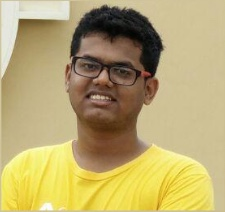
#> input picture pic.jpeg, 225 x 212 px, found by its file name
$ python subplot_graphs.py
#> lines starting #> are read from the running program, lines starting #| are printed output that depends on the picture
import cv2
from matplotlib import pyplot as plt

path = '/Users/RohanSaxena/Documents/projects/cv'
image = cv2.cvtColor(cv2.imread(path + '/pic.jpeg'), cv2.COLOR_BGR2RGB)

row1 = image[50, :, 0]
#> row1 = 225 values, max 234 at index 2, min 11 at index 144, mean 160.6
row2 = image[60, :, 0]
#> row2 = 225 values, max 233 at index 2, min 14 at index 152, mean 154.4

plt.subplot(2, 1, 1)
plt.plot(row1)
plt.title('Row 50')

plt.subplot(2, 1, 2)
plt.plot(row2)
plt.title('Row 60')

plt.tight_layout()
plt.show()
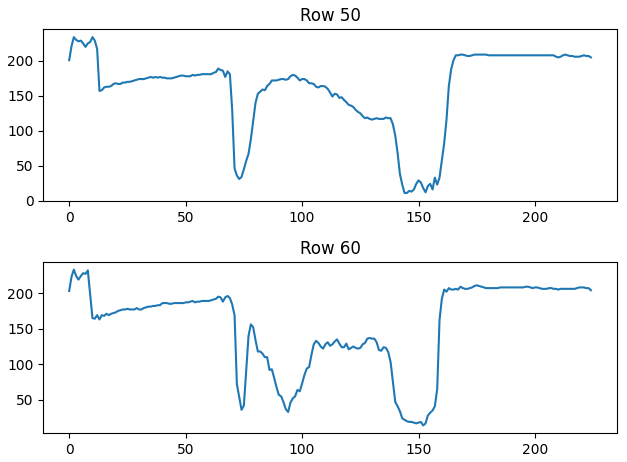
#> figure drawn by matplotlib, 2 panels; panel 1: curve peaks at x = 2, y = 234; panel 2: curve peaks at x = 2, y = 233

$ run again, with car1.png saved as pic.jpeg
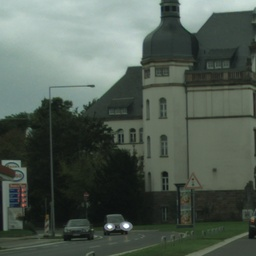
#> input picture car1.png, 256 x 256 px, found by its file name
#> row1 = 256 values, max 194 at index 135, min 21 at index 197, mean 110.1
#> row2 = 256 values, max 182 at index 132, min 22 at index 231, mean 110.2
#> `plt.show()`:
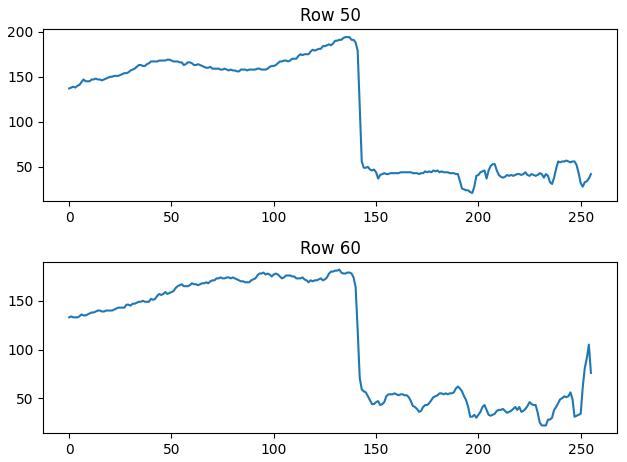
#> figure drawn by matplotlib, 2 panels; panel 1: curve peaks at x = 135, y = 194; panel 2: curve peaks at x = 132, y = 182
